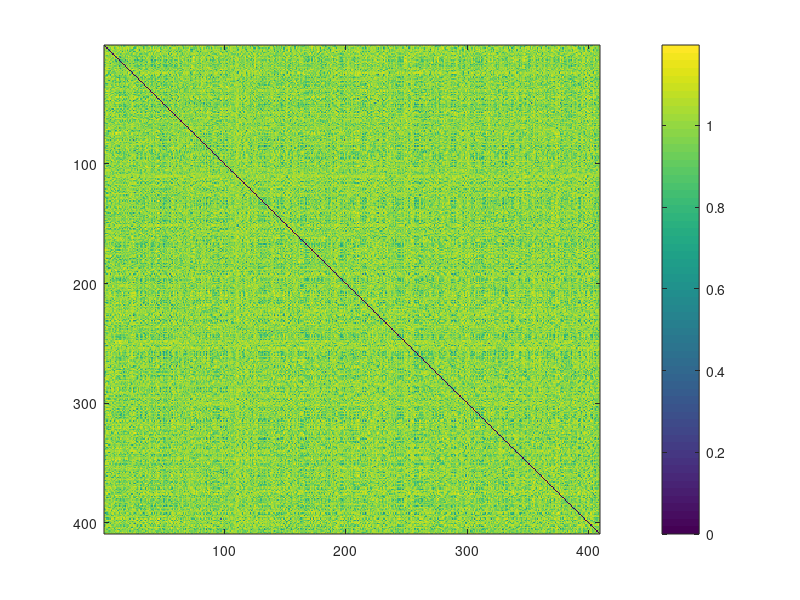
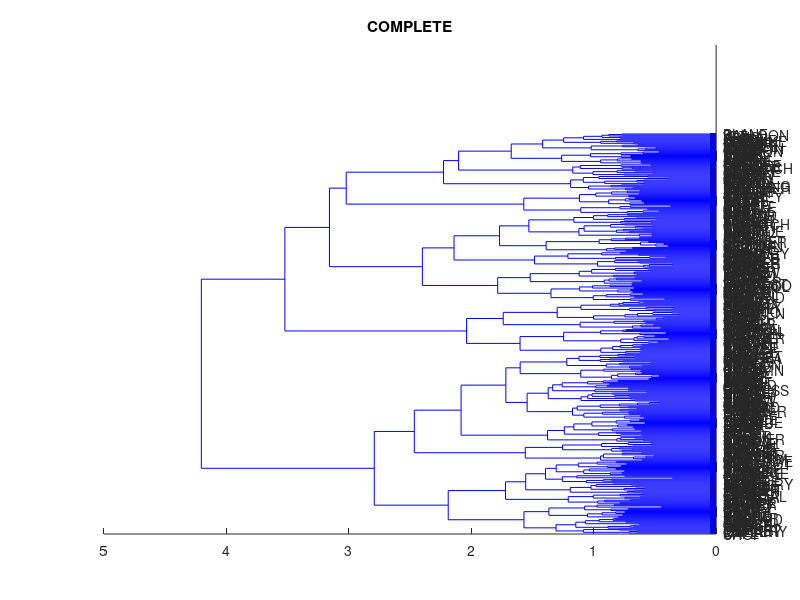

MATLAB code for these plots, in order: (Note: this script raises an error after producing the figures.)
%% Mar 18 2016 Yuan. Modified from improveSil.m
%% March 23 : scott made some comments
% /Users/yuantao/Google Drive/WP2.2
%%%%%%%%%%%%%%%%%%%%%%%%%%%%%%%%%%%%%%%%%%%%
% Algorithm
% Give a specified number of selected clusters, 
% and a specified number of minumal items
% n = number of iteration of truncating the dense matrix, i.e. discarding
% samples
% For iteration = 1:n_iterations
%   Calculate hier clustering and silhouette scores
%   Truncate the matrix
%        i.e. if cluster_size < min_cluster_size: discard the cluster
%             else: remove the worst item of the cluster
%   reduced_dm = hc_truncateDenseMatrix(dm)
%   dm = reduced_dm
%           
% For each iteration, keep track of the new dm, the remaining/discared
% sample ids, the hier clustering results and the silhoutte scores
%                
% Parameters
% range_n_clusters % Numbers of clusters to use to truncate the dengrogram
% min_cluster_size (=1 to exclude outliers)
% range_max_cluster_size %aka minItems / itemPerCat
% range_n_iteratons %aka ieterationsPerLevel
%%%%%%%%%%%%%%%%%%%%%%%%%%
% Mar 22 2016. + Extra of looping through range of number of iterations,
% i.e. pre-define a range of iteration times and store results in one
% structure
% Mar 23 2016 IDENTICAL TO improveSil.m
%%%%%%%%%%%%%%%%%%%%%%%%%%%%%%%%%%%%%%%%%%%%
warning('off','stats:linkage:NotEuclideanMatrix');
warning('off','stats:linkage:NotEuclideanMethod')
clear all; close all;clc
%% 
load workingNouns
targWords = word;
dimWords = dm_verb;

% %% 1. Load data
% matrixFolder = 'DataMatrices/';
% dimWordType = 'Adjs';
% creatingDate = '23-Mar-2016'
% savedmName = [matrixFolder 'reducedDM_selTargNoun_fromTop' dimWordType '-' creatingDate '.mat'];
% data = load(savedmName);
% fieldname = fieldnames(data);
% dm = data.(fieldname{1});
% %%%%%target words for rows and columns
% targWordFile = [matrixFolder 'selTargNoun_fromTop' dimWordType '-' creatingDate];
% fid = fopen(targWordFile,'r');
% targWords = textscan(fid,'%s');
% fclose(fid);
% targWords = targWords{1};
% %%%%%%%
% targWordFile = [matrixFolder 'selTop' dimWordType '400-' creatingDate];
% fid = fopen(targWordFile,'r');
% dimWords = textscan(fid,'%s');
% fclose(fid);
% dimWords = dimWords{1};

%% 2. Check the initial dengrogram, which can give a fair estimate of the
% natural clustering
Y = pdist(dm_verb,'correlation');
figure();imagesc(squareform(Y));colorbar();
Z = linkage(Y, 'ward');
% clustering all 
figure();
[H,T] = dendrogram(Z,size(dm_verb,1),'Labels',targWords,...
    'Orientation','left','ColorThreshold',1.4 );
title('COMPLETE')
figure
%hc_plotFlatClusters(dm_verb,targWords,31,1.4)
hc_plotFlatClusters(dm_verb,targWords,1.4)
% hc_plotFlatClusters(plotdm,plotlbls,dendroThrs,hcMetric
% E.G. Use a threshold
% woringNouns: 1.6:22 1.5:14, 1.4:31, 1.2:51
disThrs = 1.6;
T = cluster(Z,'cutoff',disThrs,'criterion','distance');
n_clusters = max(T)
% Then check the cluster sizes
sizes = [];
for ic = 1:n_clusters
    sizes(ic) = length(find(T==ic));
    fprintf('Cluster %d has %d items\n',ic,sizes(ic));
end
mean(sizes)
median(sizes)

%%%%%%%%%%%%%%%%%%%%%%%%%%%%%%%%%%%%%%%%%%%%%%%%%%%%%
%% 3. Main loop
% SPECIFY A RANGE
close all;
range_n_clusters = [4 8 15];
% MAY CHANGE ACCORDING TO n_clusters
min_cluster_size = 1; %
range_max_cluster_size = [60,20,10 ];% [80 25 10 5]; % AKA minItems
% SET TO 1000 FOR ALL IF TERMINATE IF NO MORE SAMPLES GET REMOVED
range_n_iterations = [20 20 50  ];%linspace(1000,1000,length(range_n_clusters));% % AKA iterationsPerLevel

showDeletedItems = 0; %IF PRINT THE DETAILS OR NOT
clear loopDMs loopRemainedTargWords copScores silScores
inloopDM = dm_verb; %The same dense matrix going through the recursion
inloopTargWords = word;
for i_clusters = 1:length(range_n_clusters)
    n_clusters = range_n_clusters(i_clusters);
    n_iterations = range_n_iterations(i_clusters);
    max_cluster_size = range_max_cluster_size(i_clusters);
    fprintf('%d: Use %d maxclust with %d of times iteration;',i_clusters,n_clusters,n_iterations);
    fprintf('\nremove the worst item if cluster size > %d\n',max_cluster_size);
    try
       [loopDMs{i_clusters}, loopRemainedTargWords{i_clusters},...
        copScores{i_clusters}, silScores{i_clusters}] = ...
            hc_eliminateSamples_recursion(inloopDM, inloopTargWords, n_iterations,...
            n_clusters,'negSil',max_cluster_size, min_cluster_size, showDeletedItems, 0);
        inloopDM = loopDMs{i_clusters}{length(loopDMs{i_clusters})}; %Use the last dm in next loop
        inloopTargWords = loopRemainedTargWords{i_clusters}{length(loopDMs{i_clusters})};
        fprintf('Final dm size %d %d\n',size(inloopDM));
    catch ME
        if strcmp(ME.identifier,'stats:linkage:TooFewDistances');
            fprintf('Iteration stopped at %d level with %d iteration times\n',i_iteration,n_iterations)
        else
            disp(ME.identifier);
        end
     end
end

%DATA STRUCTURE
% loopDMs{i}{j};%: reduced dense matrix using i-th choice of iterations and of the j-th iteration
% THUS the last dense matrix of i-th choice of range_n_iterations is
% loopDMs{i}{range_n_iterations(i)}
%The same for the others
% HOWEVER IF THE ITERATION TERMINATED EARLY, THE LAST MATRIX IS length(loopDMs{x})
%%%%%%%%%%%%%%%%%%%%%%%%%%%%%%%%%%%%%%%%%%%%%%%%%
x = numel(loopDMs);
j = length(loopDMs{x});
loopDM = loopDMs{x}{j};
% disp(size(loopDM));
loopLbls = loopRemainedTargWords{x}{j};
%hc_plotDM(loopDM,loopLbls);

target_n_clusters = range_n_clusters(x);
[sorted_tw2 sorted_tw] = hc_plotFlatClusters(loopDM,loopLbls,target_n_clusters);
% RETURN THE ORDERED LABLES AS IN THE DENDROGRAM, CAN CHECK IT ROUGHLY,
% E.G.
disp(sorted_tw(1:10));
disp(sorted_tw(10:20));
% %%%%%%%%%%%%%%%%%%%%%%%%%%%%%%%%%%%%%%%%%%%%%%%%%%%%%
% Check what the items are
Y = pdist(loopDM,'correlation');
Z = linkage(loopDM, 'ward','correlation');
T = cluster(Z,'maxclust',target_n_clusters);
[Z_atlas distmat] = get_Z_atlas(Z);
ord = optimalleaforder(Z,Y);
imagesc(distmat(ord,ord));
xticks(1:length(distmat));xticklabels(loopLbls(ord))
yticks(1:length(distmat));yticklabels(loopLbls(ord))
% OR PLOT DENDROGRAM
% [H T sortedRowIds] = dendrogram(Z,size(loopDM,1),'Labels',loopLbls,'Orientation','left','ColorThreshold',1.);
for ic = 1:target_n_clusters
    words = lower(loopLbls(find(T==ic)));
    fprintf('\n%u Cluster with %u items\n',ic,length(words));
    for iw = 1:length(words)
       fprintf([words{iw} ' ']);
    end
end

% OR PRINT THE ORDERED LABLES AS IN THE DENDROGRAM
sorted_tw = wrev(sorted_tw);
for i = 1:length(sorted_tw)
    disp(sorted_tw{i});
    %disp(sorted_tw(i));
end
    
%%%%%%%%%%%%%%%%%%%%%%%%%%%%%%%%%%%%%%%%%%%%%%%%
% Check silhouette
figure();
[S SH] = silhouette(loopDM,T,'correlation');

silCluster = {}; %The sil scores of items in each cluster
grandavgSil = [];
grandvarSil = [];
for iCluster = 1:range_n_clusters(x)
    silCluster{iCluster} = S(find(T==iCluster));
    grandavgSil(iCluster) = mean(silCluster{iCluster});
    grandvarSil(iCluster) = var(silCluster{iCluster});
    fprintf('Cluster %d has mean sil %f, var = %f \n',...
        iCluster,mean(silCluster{iCluster}),var(silCluster{iCluster}));
end
fprintf('Overall silhouette width = %f +/- %f\n',...
    mean(grandavgSil),std(grandavgSil));
